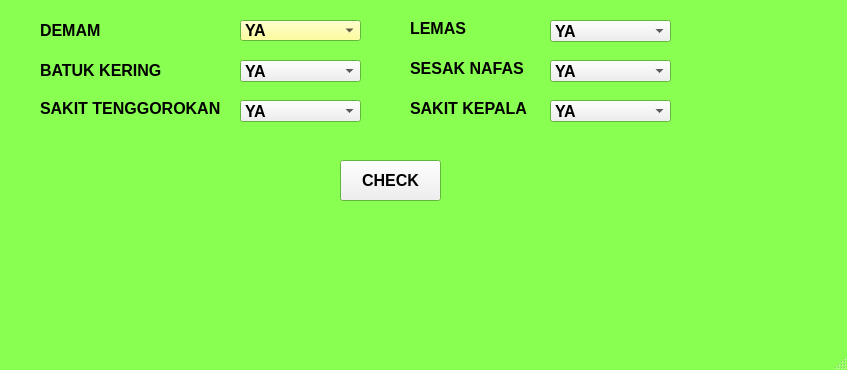
<?xml version="1.0" encoding="UTF-8"?>
<ui version="4.0">
 <class>MainWindow</class>
 <widget class="QMainWindow" name="MainWindow">
  <property name="geometry">
   <rect>
    <x>0</x>
    <y>0</y>
    <width>847</width>
    <height>370</height>
   </rect>
  </property>
  <property name="palette">
   <palette>
    <active>
     <colorrole role="Base">
      <brush brushstyle="SolidPattern">
       <color alpha="255">
        <red>255</red>
        <green>255</green>
        <blue>255</blue>
       </color>
      </brush>
     </colorrole>
     <colorrole role="Window">
      <brush brushstyle="SolidPattern">
       <color alpha="255">
        <red>137</red>
        <green>255</green>
        <blue>82</blue>
       </color>
      </brush>
     </colorrole>
    </active>
    <inactive>
     <colorrole role="Base">
      <brush brushstyle="SolidPattern">
       <color alpha="255">
        <red>255</red>
        <green>255</green>
        <blue>255</blue>
       </color>
      </brush>
     </colorrole>
     <colorrole role="Window">
      <brush brushstyle="SolidPattern">
       <color alpha="255">
        <red>137</red>
        <green>255</green>
        <blue>82</blue>
       </color>
      </brush>
     </colorrole>
    </inactive>
    <disabled>
     <colorrole role="Base">
      <brush brushstyle="SolidPattern">
       <color alpha="255">
        <red>137</red>
        <green>255</green>
        <blue>82</blue>
       </color>
      </brush>
     </colorrole>
     <colorrole role="Window">
      <brush brushstyle="SolidPattern">
       <color alpha="255">
        <red>137</red>
        <green>255</green>
        <blue>82</blue>
       </color>
      </brush>
     </colorrole>
    </disabled>
   </palette>
  </property>
  <property name="windowTitle">
   <string comment="HOME"/>
  </property>
  <widget class="QWidget" name="centralwidget">
   <widget class="QComboBox" name="cbDemam">
    <property name="geometry">
     <rect>
      <x>240</x>
      <y>20</y>
      <width>121</width>
      <height>21</height>
     </rect>
    </property>
    <property name="sizePolicy">
     <sizepolicy hsizetype="Preferred" vsizetype="Fixed">
      <horstretch>0</horstretch>
      <verstretch>0</verstretch>
     </sizepolicy>
    </property>
    <property name="palette">
     <palette>
      <active>
       <colorrole role="WindowText">
        <brush brushstyle="SolidPattern">
         <color alpha="255">
          <red>0</red>
          <green>0</green>
          <blue>0</blue>
         </color>
        </brush>
       </colorrole>
       <colorrole role="Button">
        <brush brushstyle="SolidPattern">
         <color alpha="255">
          <red>255</red>
          <green>255</green>
          <blue>127</blue>
         </color>
        </brush>
       </colorrole>
       <colorrole role="Dark">
        <brush brushstyle="SolidPattern">
         <color alpha="255">
          <red>49</red>
          <green>160</green>
          <blue>94</blue>
         </color>
        </brush>
       </colorrole>
       <colorrole role="Text">
        <brush brushstyle="SolidPattern">
         <color alpha="255">
          <red>0</red>
          <green>0</green>
          <blue>0</blue>
         </color>
        </brush>
       </colorrole>
       <colorrole role="ButtonText">
        <brush brushstyle="SolidPattern">
         <color alpha="255">
          <red>0</red>
          <green>0</green>
          <blue>0</blue>
         </color>
        </brush>
       </colorrole>
       <colorrole role="Base">
        <brush brushstyle="SolidPattern">
         <color alpha="255">
          <red>255</red>
          <green>255</green>
          <blue>255</blue>
         </color>
        </brush>
       </colorrole>
       <colorrole role="PlaceholderText">
        <brush brushstyle="SolidPattern">
         <color alpha="128">
          <red>0</red>
          <green>0</green>
          <blue>0</blue>
         </color>
        </brush>
       </colorrole>
      </active>
      <inactive>
       <colorrole role="WindowText">
        <brush brushstyle="SolidPattern">
         <color alpha="255">
          <red>0</red>
          <green>0</green>
          <blue>0</blue>
         </color>
        </brush>
       </colorrole>
       <colorrole role="Button">
        <brush brushstyle="SolidPattern">
         <color alpha="255">
          <red>255</red>
          <green>255</green>
          <blue>127</blue>
         </color>
        </brush>
       </colorrole>
       <colorrole role="Dark">
        <brush brushstyle="SolidPattern">
         <color alpha="255">
          <red>49</red>
          <green>160</green>
          <blue>94</blue>
         </color>
        </brush>
       </colorrole>
       <colorrole role="Text">
        <brush brushstyle="SolidPattern">
         <color alpha="255">
          <red>0</red>
          <green>0</green>
          <blue>0</blue>
         </color>
        </brush>
       </colorrole>
       <colorrole role="ButtonText">
        <brush brushstyle="SolidPattern">
         <color alpha="255">
          <red>0</red>
          <green>0</green>
          <blue>0</blue>
         </color>
        </brush>
       </colorrole>
       <colorrole role="Base">
        <brush brushstyle="SolidPattern">
         <color alpha="255">
          <red>255</red>
          <green>255</green>
          <blue>255</blue>
         </color>
        </brush>
       </colorrole>
       <colorrole role="PlaceholderText">
        <brush brushstyle="SolidPattern">
         <color alpha="128">
          <red>0</red>
          <green>0</green>
          <blue>0</blue>
         </color>
        </brush>
       </colorrole>
      </inactive>
      <disabled>
       <colorrole role="WindowText">
        <brush brushstyle="SolidPattern">
         <color alpha="255">
          <red>49</red>
          <green>160</green>
          <blue>94</blue>
         </color>
        </brush>
       </colorrole>
       <colorrole role="Button">
        <brush brushstyle="SolidPattern">
         <color alpha="255">
          <red>255</red>
          <green>255</green>
          <blue>127</blue>
         </color>
        </brush>
       </colorrole>
       <colorrole role="Dark">
        <brush brushstyle="SolidPattern">
         <color alpha="255">
          <red>49</red>
          <green>160</green>
          <blue>94</blue>
         </color>
        </brush>
       </colorrole>
       <colorrole role="Text">
        <brush brushstyle="SolidPattern">
         <color alpha="255">
          <red>49</red>
          <green>160</green>
          <blue>94</blue>
         </color>
        </brush>
       </colorrole>
       <colorrole role="ButtonText">
        <brush brushstyle="SolidPattern">
         <color alpha="255">
          <red>49</red>
          <green>160</green>
          <blue>94</blue>
         </color>
        </brush>
       </colorrole>
       <colorrole role="Base">
        <brush brushstyle="SolidPattern">
         <color alpha="255">
          <red>137</red>
          <green>255</green>
          <blue>82</blue>
         </color>
        </brush>
       </colorrole>
       <colorrole role="PlaceholderText">
        <brush brushstyle="SolidPattern">
         <color alpha="128">
          <red>0</red>
          <green>0</green>
          <blue>0</blue>
         </color>
        </brush>
       </colorrole>
      </disabled>
     </palette>
    </property>
    <property name="font">
     <font>
      <family>MS Shell Dlg 2</family>
      <pointsize>12</pointsize>
      <weight>75</weight>
      <bold>true</bold>
     </font>
    </property>
    <property name="focusPolicy">
     <enum>Qt::WheelFocus</enum>
    </property>
    <item>
     <property name="text">
      <string>YA</string>
     </property>
    </item>
    <item>
     <property name="text">
      <string>TIDAK</string>
     </property>
    </item>
   </widget>
   <widget class="QLabel" name="label">
    <property name="geometry">
     <rect>
      <x>40</x>
      <y>20</y>
      <width>91</width>
      <height>21</height>
     </rect>
    </property>
    <property name="font">
     <font>
      <pointsize>12</pointsize>
      <weight>75</weight>
      <bold>true</bold>
     </font>
    </property>
    <property name="text">
     <string>DEMAM</string>
    </property>
   </widget>
   <widget class="QLabel" name="label_2">
    <property name="geometry">
     <rect>
      <x>40</x>
      <y>60</y>
      <width>161</width>
      <height>21</height>
     </rect>
    </property>
    <property name="font">
     <font>
      <pointsize>12</pointsize>
      <weight>75</weight>
      <bold>true</bold>
     </font>
    </property>
    <property name="text">
     <string>BATUK KERING</string>
    </property>
   </widget>
   <widget class="QComboBox" name="cbBatuk">
    <property name="geometry">
     <rect>
      <x>240</x>
      <y>60</y>
      <width>121</width>
      <height>22</height>
     </rect>
    </property>
    <property name="font">
     <font>
      <pointsize>12</pointsize>
      <weight>75</weight>
      <bold>true</bold>
     </font>
    </property>
    <item>
     <property name="text">
      <string>YA</string>
     </property>
    </item>
    <item>
     <property name="text">
      <string>TIDAK</string>
     </property>
    </item>
   </widget>
   <widget class="QLabel" name="label_3">
    <property name="geometry">
     <rect>
      <x>40</x>
      <y>100</y>
      <width>231</width>
      <height>16</height>
     </rect>
    </property>
    <property name="font">
     <font>
      <pointsize>12</pointsize>
      <weight>75</weight>
      <bold>true</bold>
     </font>
    </property>
    <property name="text">
     <string>SAKIT TENGGOROKAN</string>
    </property>
   </widget>
   <widget class="QLabel" name="label_4">
    <property name="geometry">
     <rect>
      <x>410</x>
      <y>100</y>
      <width>181</width>
      <height>16</height>
     </rect>
    </property>
    <property name="font">
     <font>
      <pointsize>12</pointsize>
      <weight>75</weight>
      <bold>true</bold>
     </font>
    </property>
    <property name="text">
     <string>SAKIT KEPALA</string>
    </property>
   </widget>
   <widget class="QLabel" name="label_5">
    <property name="geometry">
     <rect>
      <x>410</x>
      <y>20</y>
      <width>101</width>
      <height>16</height>
     </rect>
    </property>
    <property name="font">
     <font>
      <pointsize>12</pointsize>
      <weight>75</weight>
      <bold>true</bold>
     </font>
    </property>
    <property name="text">
     <string>LEMAS</string>
    </property>
   </widget>
   <widget class="QLabel" name="label_6">
    <property name="geometry">
     <rect>
      <x>410</x>
      <y>60</y>
      <width>121</width>
      <height>16</height>
     </rect>
    </property>
    <property name="font">
     <font>
      <pointsize>12</pointsize>
      <weight>75</weight>
      <bold>true</bold>
     </font>
    </property>
    <property name="text">
     <string>SESAK NAFAS</string>
    </property>
   </widget>
   <widget class="QComboBox" name="cbTenggorokan">
    <property name="geometry">
     <rect>
      <x>240</x>
      <y>100</y>
      <width>121</width>
      <height>22</height>
     </rect>
    </property>
    <property name="font">
     <font>
      <pointsize>12</pointsize>
      <weight>75</weight>
      <bold>true</bold>
     </font>
    </property>
    <item>
     <property name="text">
      <string>YA</string>
     </property>
    </item>
    <item>
     <property name="text">
      <string>TIDAK</string>
     </property>
    </item>
   </widget>
   <widget class="QComboBox" name="cbLemas">
    <property name="geometry">
     <rect>
      <x>550</x>
      <y>20</y>
      <width>121</width>
      <height>22</height>
     </rect>
    </property>
    <property name="font">
     <font>
      <pointsize>12</pointsize>
      <weight>75</weight>
      <bold>true</bold>
     </font>
    </property>
    <item>
     <property name="text">
      <string>YA</string>
     </property>
    </item>
    <item>
     <property name="text">
      <string>TIDAK</string>
     </property>
    </item>
   </widget>
   <widget class="QComboBox" name="cbSesak">
    <property name="geometry">
     <rect>
      <x>550</x>
      <y>60</y>
      <width>121</width>
      <height>22</height>
     </rect>
    </property>
    <property name="font">
     <font>
      <pointsize>12</pointsize>
      <weight>75</weight>
      <bold>true</bold>
     </font>
    </property>
    <item>
     <property name="text">
      <string>YA</string>
     </property>
    </item>
    <item>
     <property name="text">
      <string>TIDAK</string>
     </property>
    </item>
   </widget>
   <widget class="QComboBox" name="cbKepala">
    <property name="geometry">
     <rect>
      <x>550</x>
      <y>100</y>
      <width>121</width>
      <height>22</height>
     </rect>
    </property>
    <property name="font">
     <font>
      <pointsize>12</pointsize>
      <weight>75</weight>
      <bold>true</bold>
     </font>
    </property>
    <item>
     <property name="text">
      <string>YA</string>
     </property>
    </item>
    <item>
     <property name="text">
      <string>TIDAK</string>
     </property>
    </item>
   </widget>
   <widget class="QPushButton" name="pushButton">
    <property name="geometry">
     <rect>
      <x>340</x>
      <y>160</y>
      <width>101</width>
      <height>41</height>
     </rect>
    </property>
    <property name="font">
     <font>
      <pointsize>12</pointsize>
      <weight>75</weight>
      <bold>true</bold>
     </font>
    </property>
    <property name="text">
     <string>CHECK</string>
    </property>
   </widget>
  </widget>
  <widget class="QStatusBar" name="statusbar"/>
 </widget>
 <resources/>
 <connections/>
</ui>
